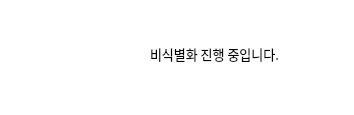
<?xml version="1.0" encoding="UTF-8"?>
<ui version="4.0">
 <class>Dialog</class>
 <widget class="QDialog" name="Dialog">
  <property name="geometry">
   <rect>
    <x>0</x>
    <y>0</y>
    <width>354</width>
    <height>115</height>
   </rect>
  </property>
  <property name="windowTitle">
   <string>Dialog</string>
  </property>
  <property name="autoFillBackground">
   <bool>false</bool>
  </property>
  <property name="styleSheet">
   <string notr="true">background-color: white</string>
  </property>
  <widget class="QLabel" name="gifLabel">
   <property name="geometry">
    <rect>
     <x>0</x>
     <y>0</y>
     <width>111</width>
     <height>111</height>
    </rect>
   </property>
   <property name="text">
    <string/>
   </property>
  </widget>
  <widget class="QLabel" name="label">
   <property name="geometry">
    <rect>
     <x>150</x>
     <y>46</y>
     <width>151</width>
     <height>16</height>
    </rect>
   </property>
   <property name="sizePolicy">
    <sizepolicy hsizetype="Fixed" vsizetype="Fixed">
     <horstretch>0</horstretch>
     <verstretch>0</verstretch>
    </sizepolicy>
   </property>
   <property name="font">
    <font>
     <family>Agency FB</family>
     <pointsize>10</pointsize>
    </font>
   </property>
   <property name="text">
    <string>비식별화 진행 중입니다.</string>
   </property>
  </widget>
 </widget>
 <resources/>
 <connections/>
</ui>
